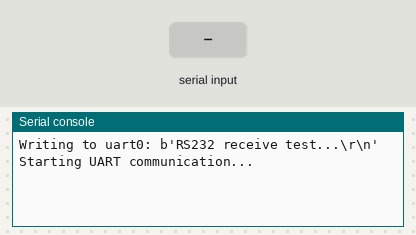
Simulated run of this program. Board: Raspberry Pi Pico running MicroPython. Shown: the last lines printed to the serial console. The inputs (shaded band) are chosen by the test bench. The clock reads 2024-03-15 10:24:30 at power-on unless the program sets it. At 11.1 s the program stops and its outputs stay as they are.

Above: at 1.3 s.
1.4 s: "1\n" received over the second serial link
At 2.8 s:
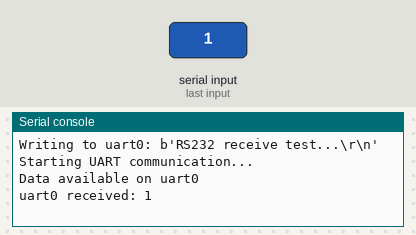
3.1 s: "0\n" received over the second serial link
At 4.2 s:
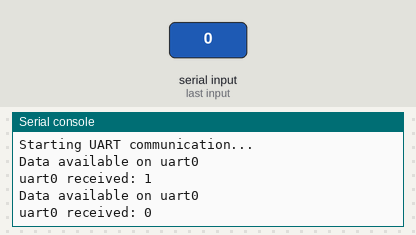
4.6 s: "2\n" received over the second serial link
At 5.4 s:
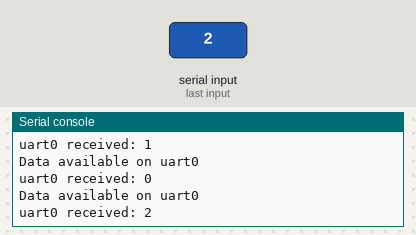

Measured:
- after the input at 1.4 s, the serial console: prints a new line after 0.20 s (image 1)
- after the input at 3.1 s, the serial console: prints a new line at once (image 2)
- after the input at 4.6 s, the serial console: prints a new line at once (image 3)

The program:

rs232_basic.py
```python
import time

from machine import UART, Pin

# Initialize UART interfaces
uart1 = UART(1, baudrate=9600, tx=Pin(4), rx=Pin(5))
uart0 = UART(0, baudrate=9600, tx=Pin(0), rx=Pin(1))

# Data to be sent
txData = b"RS232 receive test...\r\n"
print(f"Writing to uart0: {txData}")
uart0.write(txData)
time.sleep(0.1)

timeout = 10  # Timeout in seconds
start_time = time.time()

print("Starting UART communication...")

while True:
    current_time = time.time()
    if current_time - start_time > timeout:
        print("Timeout exceeded. Exiting...")
        break

    # Check for data on uart0
    if uart0.any() > 0:
        print("Data available on uart0")
    while uart0.any() > 0:  # Channel 0 is spontaneous and self-collecting
        rxData0 = uart0.read()
        if rxData0:
            decoded_data = rxData0.decode("utf-8").strip()
            print(f"uart0 received: {decoded_data}")
            uart0.write(decoded_data)
            if uart0.any() == 0:
                uart0.write("\r\n")

    # Check for data on uart1
    if uart1.any() > 0:
        print("Data available on uart1")
    while uart1.any() > 0:  # Channel 1 is spontaneous and self-collecting
        rxData1 = uart1.read()
        if rxData1:
            decoded_data = rxData1.decode("utf-8").strip()
            print(f"uart1 received: {decoded_data}")
            uart1.write(decoded_data)
            if uart1.any() == 0:
                uart1.write("\r\n")

    time.sleep(0.5)  # Add a small delay to avoid busy-waiting
```
